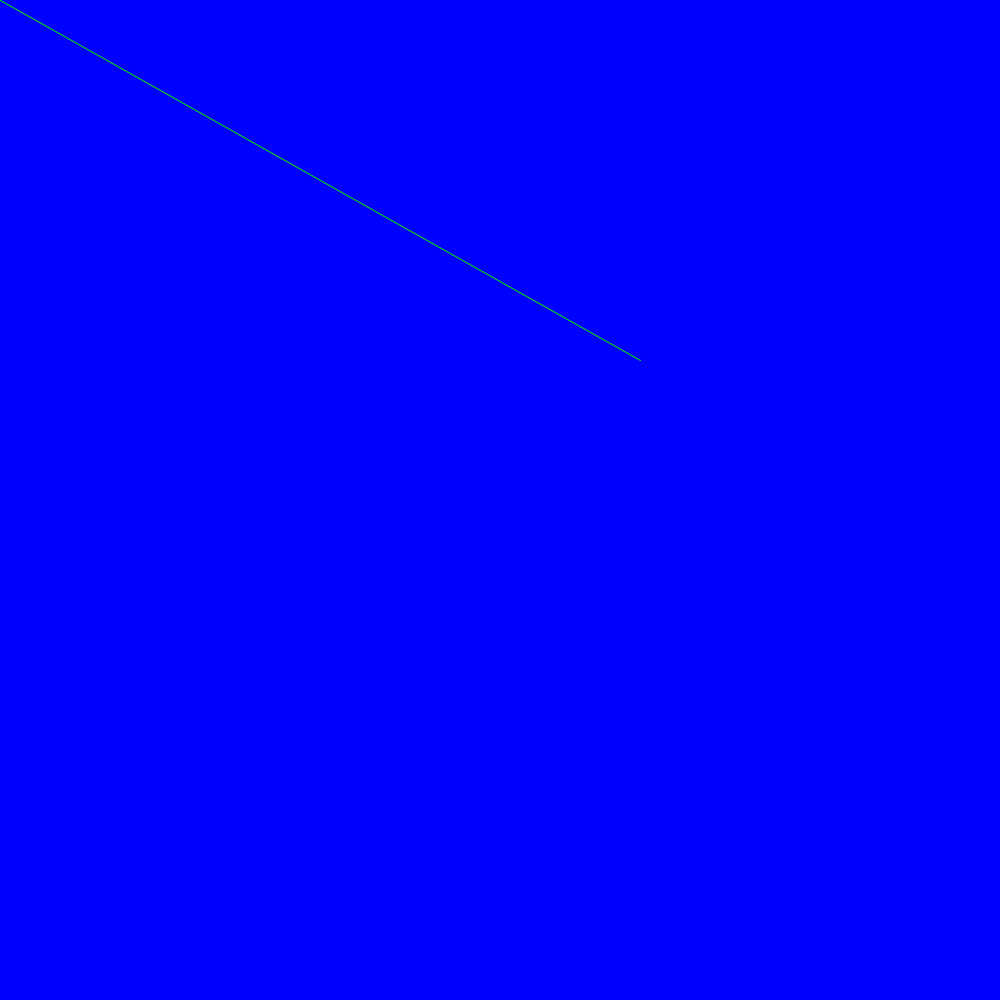
Frame 1 (no input)
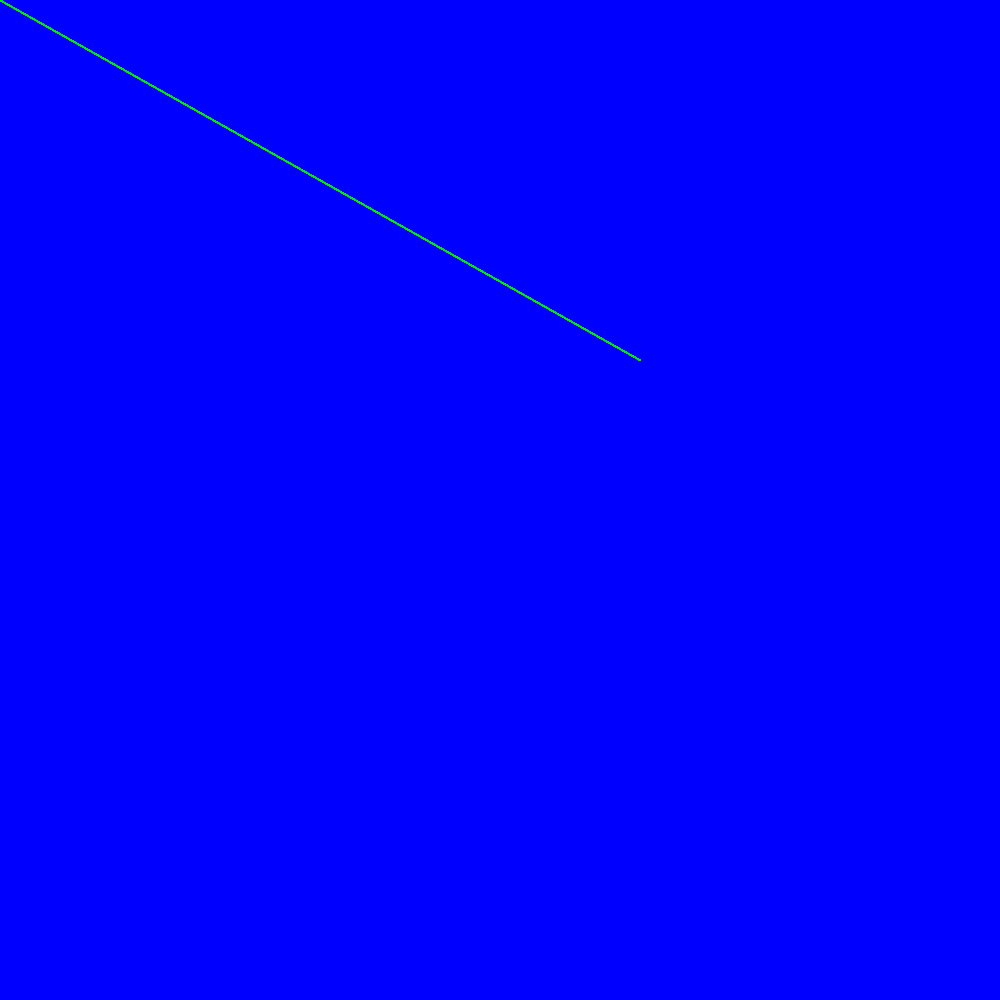
Frame 60 (the mouse pressed at the canvas centre just before this capture)
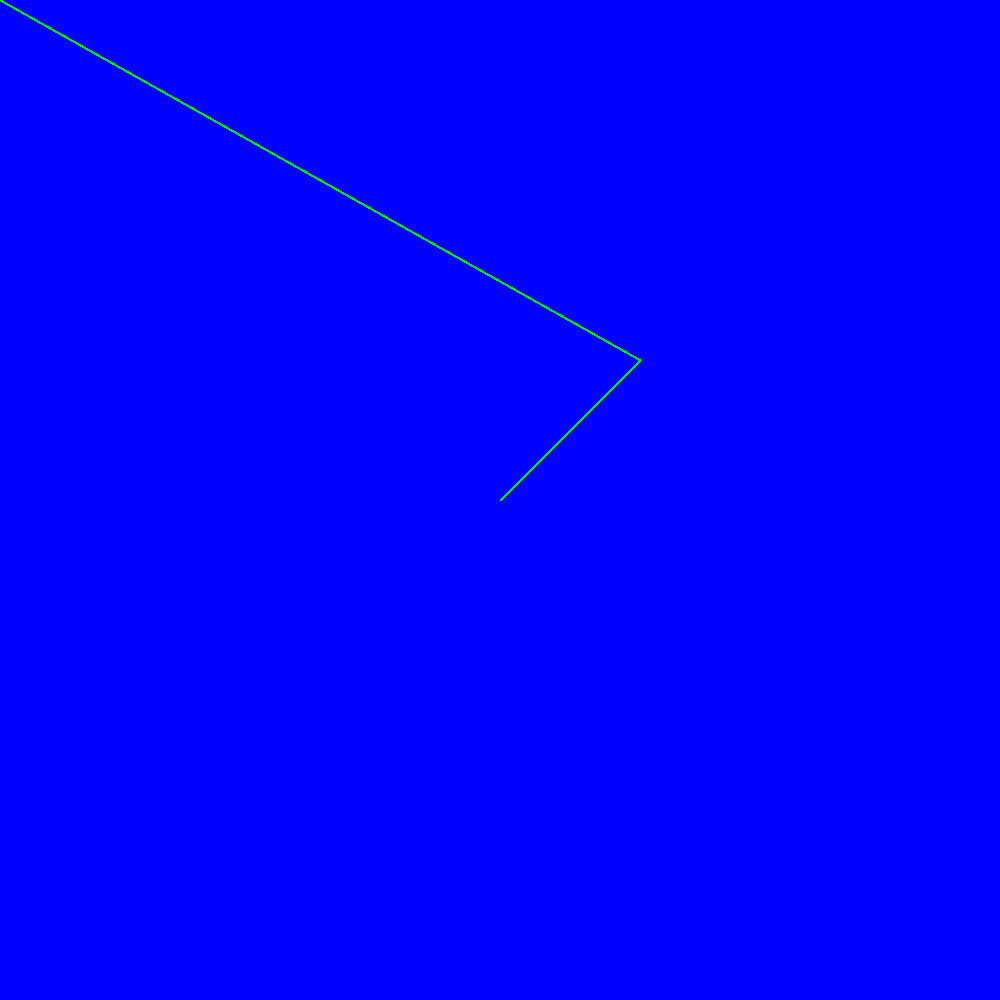
Frame 120 (the mouse held since frame 60 and released just before this capture)

The Processing sketch that drew these frames (run headless with seeded random() and noise(); from frame 60 on, the mouse is pressed at the canvas centre):

// Processing sketch: challenge_week_2_hw
// ── challenge_week_2_hw.pde
void setup () {
  size (1000,1000);
  background (0,0,255);
}

void draw (){
  stroke (0,235,0);
  line (mouseX,mouseY,640,360);



// circle drawing mode
  //ellipse(mouseX, mouseY,10,10);
  
 //where is my mouse?
 //println(mouseX, mouseY);
}

// if the mouse is clicked and dragged 
void mouseDragged() {
  // line drawing mode
  line(mouseX, mouseY, pmouseX, pmouseY);
}

// if a key is pressed
void keyPressed() {
  println(key);
  
  // if the key that is pressed is A then ...
  if(key == 'c') {
    //... set the stroke weight to 10
    strokeWeight(10);
    
    //sets the color of the line)
  stroke(205,204,299);
  }
  
  // if the key that is pressed is S then,
   if(key == 's') {
     
  //... set the stroke weight to 1   
  strokeWeight(1);
  
  //sets the color of the line)
  stroke(204,255,204);
  }
  
}
